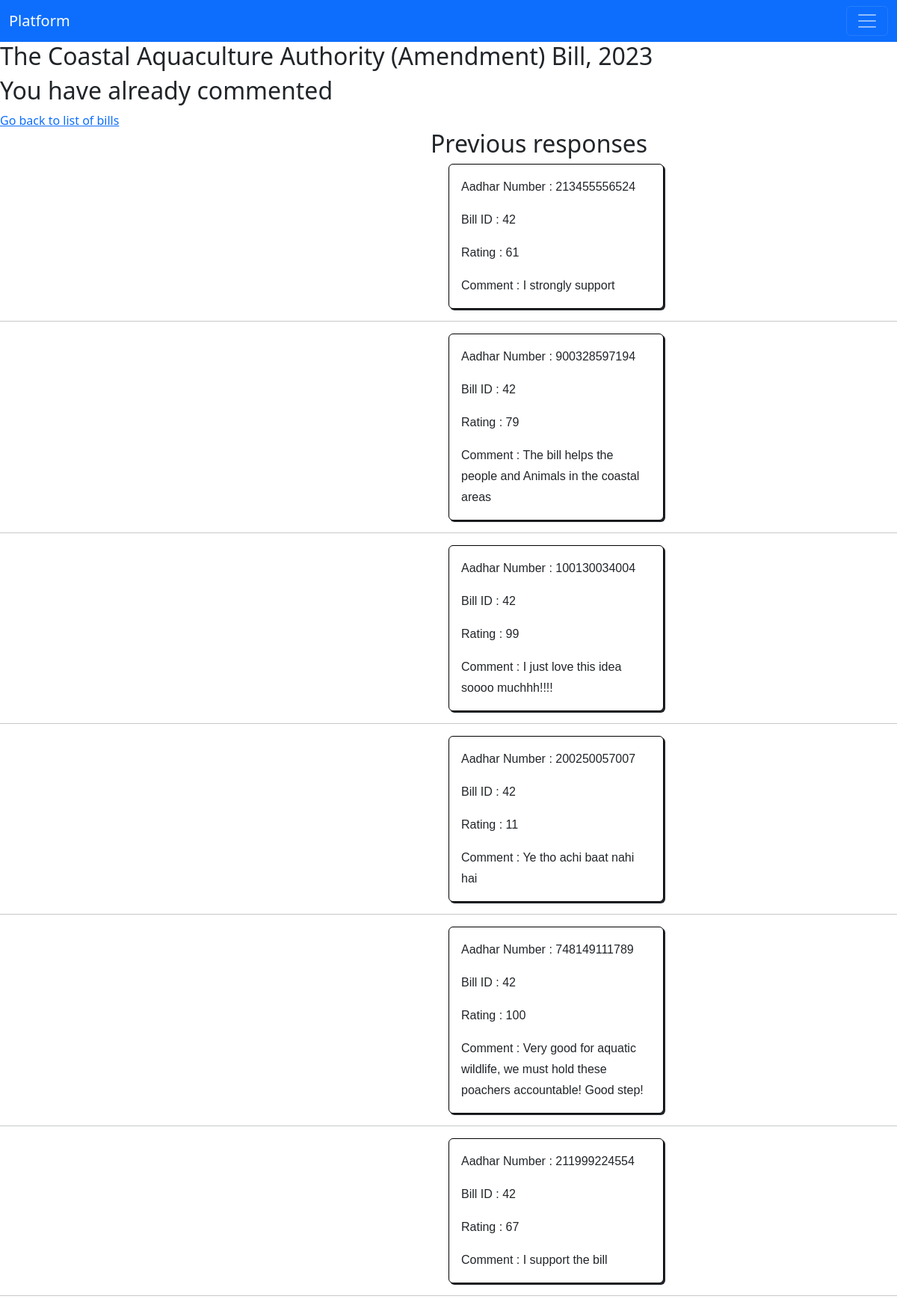
The app's page /bills/42/213455556524 with its own data.
### main.py (models this page shows)
class Bills(db.Model):
    __tablename__='bills'
    BID=db.Column(db.Integer, primary_key=True)
    BName=db.Column(db.String)
    Ministry=db.Column(db.String)
    status=db.Column(db.String)
    Description=db.Column(db.String)
    year=db.Column(db.Integer)

class Opinions(db.Model):
    __tablename__='opinions'
    resnum=db.Column(db.Integer, primary_key=True, autoincrement=True)
    Aanum=db.Column(db.Integer, db.ForeignKey("users.Aanum"), nullable=False)
    BID=db.Column(db.Integer, db.ForeignKey("bills.BID"), nullable=False)
    rating=db.Column(db.Integer)
    comments=db.Column(db.String)

### main.py (the view, shortened to what this page needs)
@app.route("/bills/<int:BID>/<int:Aanum>", methods=["POST", "GET"])
def respons(BID, Aanum):
    bill=Bills.query.filter_by(BID=BID).first()
    if request.method=="GET":
        opinions=Opinions.query.filter_by(Aanum=Aanum, BID=BID).all()
        if opinions:
            opinions=Opinions.query.filter_by(BID=BID).all()
            return render_template("exists.html",Aanum=Aanum, BID=BID, opinions=opinions, bill=bill)
        opinions=Opinions.query.filter_by(BID=BID).all()
        return render_template("response.html",Aanum=Aanum, BID=BID, opinions=opinions, bill=bill)

### templates/exists.html (shortened to what this page needs)
<!DOCTYPE html>
<html>
    <head><title>students</title>
      <link href="https://cdn.jsdelivr.net/npm/bootstrap@5.3.0/dist/css/bootstrap.min.css" rel="stylesheet">
    </head>
<body>
  <nav class="navbar navbar-dark bg-primary">
    <div class="container-fluid">
      <a class="navbar-brand" href="#">Platform</a>
      <button class="navbar-toggler" type="button" data-bs-toggle="collapse" data-bs-target="#navbarSupportedContent" aria-controls="navbarSupportedContent" aria-expanded="false" aria-label="Toggle navigation">
        <span class="navbar-toggler-icon"></span>
      </button>
    </div>
  </nav>
        <h2>{{bill["BName"]}}</h2>
        <h2>You have already commented</h2>
        <a href='/bills/{{Aanum}}'> Go back to list of bills</a>
        <h2 style="margin-left:36rem">Previous responses</h2>
        {%for response in opinions%}
        <div class="card" style="width: 18rem;border:1px solid black;box-shadow:2px 2px;margin-left:37.5rem">
          <div class="card-body">
            <p class="card-text">Aadhar Number : {{response["Aanum"]}} </p>
            <p class="card-text">Bill ID : {{response["BID"]}} </p>
            <p class="card-text">Rating : {{response["rating"]}} </p>
            <p class="card-text">Comment : {{response["comments"]}} </p>
          </div>
        </div>
        <hr/>
        {% endfor %}
</body>
</html>

### templates/exists.html (style rules this page uses)
body { background-color: white; }
p { font-family: "Nunito", sans-serif; font-size: 16px; line-height: 28px; }
div { padding: 40; margin: 40; border-radius: 40; }

### records on screen
Bills: BName "The Coastal Aquaculture Authority (Amendment) Bill, 2023"
Opinions: Aanum "213455556524", BID "42", rating "61", comments "I strongly support"
Opinions: Aanum "900328597194", BID "42", rating "79", comments "The bill helps the people and Animals in the coastal areas"
Opinions: Aanum "100130034004", BID "42", rating "99", comments "I just love this idea soooo muchhh!!!!"
Opinions: Aanum "200250057007", BID "42", rating "11", comments "Ye tho achi baat nahi hai"
Opinions: Aanum "748149111789", BID "42", rating "100", comments "Very good for aquatic wildlife, we must hold these poachers accountable! Good step!"
Opinions: Aanum "211999224554", BID "42", rating "67", comments "I support the bill"
